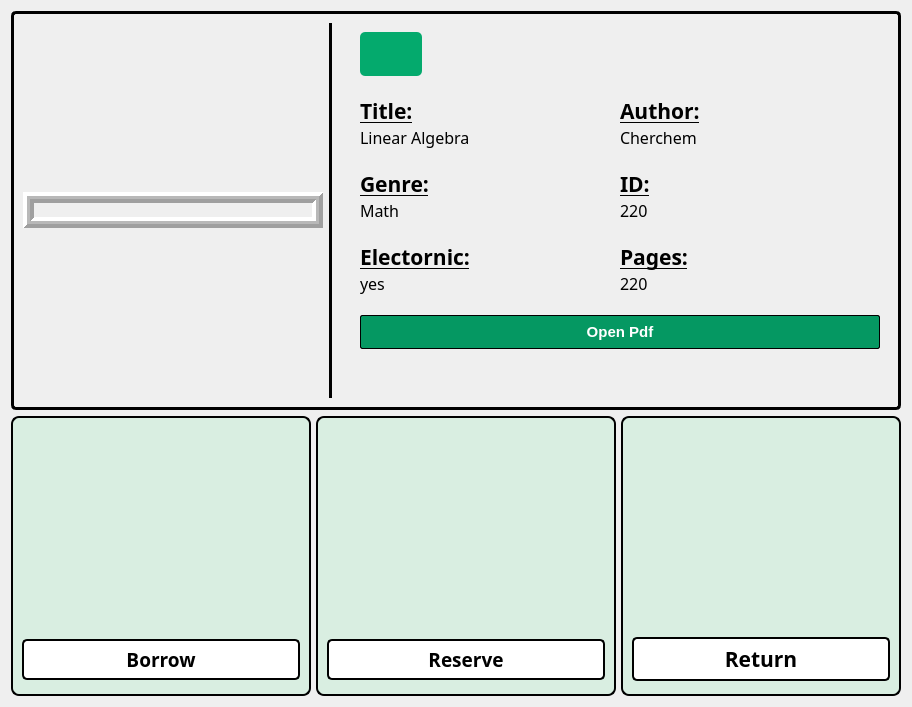
     <widget class="QWidget" name="ItemDetails">
      <layout class="QVBoxLayout" name="verticalLayout_15">
       <item>
        <widget class="QGroupBox" name="groupBox">
         <property name="minimumSize">
          <size>
           <width>0</width>
           <height>380</height>
          </size>
         </property>
         <property name="maximumSize">
          <size>
           <width>16777215</width>
           <height>500</height>
          </size>
         </property>
         <property name="palette">
          <palette>
           <active>
            <colorrole role="WindowText">
             <brush brushstyle="SolidPattern">
              <color alpha="255">
               <red>0</red>
               <green>0</green>
               <blue>0</blue>
              </color>
             </brush>
            </colorrole>
            <colorrole role="Button">
             <brush brushstyle="SolidPattern">
              <color alpha="255">
               <red>240</red>
               <green>244</green>
               <blue>227</blue>
              </color>
             </brush>
            </colorrole>
            <colorrole role="Text">
             <brush brushstyle="SolidPattern">
              <color alpha="255">
               <red>0</red>
               <green>0</green>
               <blue>0</blue>
              </color>
             </brush>
            </colorrole>
            <colorrole role="ButtonText">
             <brush brushstyle="SolidPattern">
              <color alpha="255">
               <red>0</red>
               <green>0</green>
               <blue>0</blue>
              </color>
             </brush>
            </colorrole>
            <colorrole role="Base">
             <brush brushstyle="SolidPattern">
              <color alpha="255">
               <red>240</red>
               <green>244</green>
               <blue>227</blue>
              </color>
             </brush>
            </colorrole>
            <colorrole role="Window">
             <brush brushstyle="SolidPattern">
              <color alpha="255">
               <red>240</red>
               <green>244</green>
               <blue>227</blue>
              </color>
             </brush>
            </colorrole>
            <colorrole role="PlaceholderText">
             <brush brushstyle="SolidPattern">
              <color alpha="128">
               <red>0</red>
               <green>0</green>
               <blue>0</blue>
              </color>
             </brush>
            </colorrole>
           </active>
           <inactive>
            <colorrole role="WindowText">
             <brush brushstyle="SolidPattern">
              <color alpha="255">
               <red>0</red>
               <green>0</green>
               <blue>0</blue>
              </color>
             </brush>
            </colorrole>
            <colorrole role="Button">
             <brush brushstyle="SolidPattern">
              <color alpha="255">
               <red>240</red>
               <green>244</green>
               <blue>227</blue>
              </color>
             </brush>
            </colorrole>
            <colorrole role="Text">
             <brush brushstyle="SolidPattern">
              <color alpha="255">
               <red>0</red>
               <green>0</green>
               <blue>0</blue>
              </color>
             </brush>
            </colorrole>
            <colorrole role="ButtonText">
             <brush brushstyle="SolidPattern">
              <color alpha="255">
               <red>0</red>
               <green>0</green>
               <blue>0</blue>
              </color>
             </brush>
            </colorrole>
            <colorrole role="Base">
             <brush brushstyle="SolidPattern">
              <color alpha="255">
               <red>240</red>
               <green>244</green>
               <blue>227</blue>
              </color>
             </brush>
            </colorrole>
            <colorrole role="Window">
             <brush brushstyle="SolidPattern">
              <color alpha="255">
               <red>240</red>
               <green>244</green>
               <blue>227</blue>
              </color>
             </brush>
            </colorrole>
            <colorrole role="PlaceholderText">
             <brush brushstyle="SolidPattern">
              <color alpha="128">
               <red>0</red>
               <green>0</green>
               <blue>0</blue>
              </color>
             </brush>
            </colorrole>
           </inactive>
           <disabled>
            <colorrole role="WindowText">
             <brush brushstyle="SolidPattern">
              <color alpha="255">
               <red>0</red>
               <green>0</green>
               <blue>0</blue>
              </color>
             </brush>
            </colorrole>
            <colorrole role="Button">
             <brush brushstyle="SolidPattern">
              <color alpha="255">
               <red>240</red>
               <green>244</green>
               <blue>227</blue>
              </color>
             </brush>
            </colorrole>
            <colorrole role="Text">
             <brush brushstyle="SolidPattern">
              <color alpha="255">
               <red>0</red>
               <green>0</green>
               <blue>0</blue>
              </color>
             </brush>
            </colorrole>
            <colorrole role="ButtonText">
             <brush brushstyle="SolidPattern">
              <color alpha="255">
               <red>0</red>
               <green>0</green>
               <blue>0</blue>
              </color>
             </brush>
            </colorrole>
            <colorrole role="Base">
             <brush brushstyle="SolidPattern">
              <color alpha="255">
               <red>240</red>
               <green>244</green>
               <blue>227</blue>
              </color>
             </brush>
            </colorrole>
            <colorrole role="Window">
             <brush brushstyle="SolidPattern">
              <color alpha="255">
               <red>240</red>
               <green>244</green>
               <blue>227</blue>
              </color>
             </brush>
            </colorrole>
            <colorrole role="PlaceholderText">
             <brush brushstyle="SolidPattern">
              <color alpha="128">
               <red>0</red>
               <green>0</green>
               <blue>0</blue>
              </color>
             </brush>
            </colorrole>
           </disabled>
          </palette>
         </property>
         <property name="styleSheet">
          <string notr="true">QGroupBox{
border:3px solid black;
border-radius:5px;
}</string>
         </property>
         <property name="title">
          <string/>
         </property>
         <layout class="QHBoxLayout" name="horizontalLayout_9">
          <item alignment="Qt::AlignmentFlag::AlignVCenter">
           <widget class="QFrame" name="frame">
            <property name="maximumSize">
             <size>
              <width>300</width>
              <height>500</height>
             </size>
            </property>
            <property name="styleSheet">
             <string notr="true"/>
            </property>
            <property name="frameShape">
             <enum>QFrame::Shape::Box</enum>
            </property>
            <property name="frameShadow">
             <enum>QFrame::Shadow::Raised</enum>
            </property>
            <property name="lineWidth">
             <number>4</number>
            </property>
            <property name="midLineWidth">
             <number>3</number>
            </property>
            <layout class="QVBoxLayout" name="verticalLayout_25" stretch="0">
             <property name="spacing">
              <number>0</number>
             </property>
             <property name="leftMargin">
              <number>0</number>
             </property>
             <property name="topMargin">
              <number>0</number>
             </property>
             <property name="rightMargin">
              <number>0</number>
             </property>
             <property name="bottomMargin">
              <number>0</number>
             </property>
             <item alignment="Qt::AlignmentFlag::AlignHCenter|Qt::AlignmentFlag::AlignVCenter">
              <widget class="QLabel" name="CoverPhoto">
               <property name="minimumSize">
                <size>
                 <width>0</width>
                 <height>0</height>
                </size>
               </property>
               <property name="maximumSize">
                <size>
                 <width>16777215</width>
                 <height>350</height>
                </size>
               </property>
               <property name="font">
                <font>
                 <strikeout>false</strikeout>
                </font>
               </property>
               <property name="frameShadow">
                <enum>QFrame::Shadow::Sunken</enum>
               </property>
               <property name="text">
                <string/>
               </property>
               <property name="pixmap">
                <pixmap resource="Resc.qrc">:/Pictures/Book Cover-01.svg</pixmap>
               </property>
               <property name="scaledContents">
                <bool>true</bool>
               </property>
               <property name="wordWrap">
                <bool>true</bool>
               </property>
               <property name="indent">
                <number>-1</number>
               </property>
              </widget>
             </item>
            </layout>
           </widget>
          </item>
          <item>
           <widget class="Line" name="line">
            <property name="styleSheet">
             <string notr="true">background-color:black;</string>
            </property>
            <property name="orientation">
             <enum>Qt::Orientation::Vertical</enum>
            </property>
           </widget>
          </item>
          <item>
           <spacer name="horizontalSpacer_4">
            <property name="orientation">
             <enum>Qt::Orientation::Horizontal</enum>
            </property>
            <property name="sizeType">
             <enum>QSizePolicy::Policy::Fixed</enum>
            </property>
            <property name="sizeHint" stdset="0">
             <size>
              <width>13</width>
              <height>20</height>
             </size>
            </property>
           </spacer>
          </item>
          <item>
           <layout class="QVBoxLayout" name="verticalLayout_24">
            <property name="spacing">
             <number>20</number>
            </property>
            <property name="leftMargin">
             <number>9</number>
            </property>
            <property name="topMargin">
             <number>9</number>
            </property>
            <property name="rightMargin">
             <number>9</number>
            </property>
            <property name="bottomMargin">
             <number>9</number>
            </property>
            <item alignment="Qt::AlignmentFlag::AlignLeft">
             <widget class="QPushButton" name="BackToLibrary">
              <property name="cursor">
               <cursorShape>PointingHandCursor</cursorShape>
              </property>
              <property name="styleSheet">
               <string notr="true">QPushButton {
    background-color: #04AA6D;
    color: white;
    padding: 15px;
    border-radius: 5px;
}

QPushButton:hover {
    background-color: #059862
;
}</string>
              </property>
              <property name="text">
               <string/>
              </property>
              <property name="icon">
               <iconset theme="QIcon::ThemeIcon::GoPrevious"/>
              </property>
             </widget>
            </item>
            <item>
             <layout class="QHBoxLayout" name="horizontalLayout_5">
              <property name="spacing">
               <number>0</number>
              </property>
              <item>
               <layout class="QVBoxLayout" name="verticalLayout_16">
                <property name="spacing">
                 <number>0</number>
                </property>
                <item>
                 <widget class="QLabel" name="label_10">
                  <property name="font">
                   <font>
                    <family>Montserrat</family>
                    <pointsize>16</pointsize>
                    <bold>true</bold>
                    <underline>true</underline>
                   </font>
                  </property>
                  <property name="styleSheet">
                   <string notr="true">color:black;</string>
                  </property>
                  <property name="text">
                   <string>Title:</string>
                  </property>
                 </widget>
                </item>
                <item>
                 <widget class="QLabel" name="DTitle">
                  <property name="font">
                   <font>
                    <family>Montserrat</family>
                    <pointsize>12</pointsize>
                   </font>
                  </property>
                  <property name="styleSheet">
                   <string notr="true">color:black;</string>
                  </property>
                  <property name="text">
                   <string>Linear Algebra</string>
                  </property>
                 </widget>
                </item>
               </layout>
              </item>
              <item>
               <layout class="QVBoxLayout" name="verticalLayout_17">
                <property name="spacing">
                 <number>0</number>
                </property>
                <item>
                 <widget class="QLabel" name="label_12">
                  <property name="font">
                   <font>
                    <family>Montserrat</family>
                    <pointsize>16</pointsize>
                    <bold>true</bold>
                    <underline>true</underline>
                   </font>
                  </property>
                  <property name="styleSheet">
                   <string notr="true">color:black;</string>
                  </property>
                  <property name="text">
                   <string>Author:</string>
                  </property>
                 </widget>
                </item>
                <item>
                 <widget class="QLabel" name="DAuthor">
                  <property name="font">
                   <font>
                    <family>Montserrat</family>
                    <pointsize>12</pointsize>
                   </font>
                  </property>
                  <property name="styleSheet">
                   <string notr="true">color:black;</string>
                  </property>
                  <property name="text">
                   <string>Cherchem</string>
                  </property>
                 </widget>
                </item>
               </layout>
              </item>
             </layout>
            </item>
            <item>
             <layout class="QHBoxLayout" name="horizontalLayout_8">
              <property name="spacing">
               <number>0</number>
              </property>
              <item>
               <layout class="QVBoxLayout" name="verticalLayout_18">
                <property name="spacing">
                 <number>0</number>
                </property>
                <item>
                 <widget class="QLabel" name="label_18">
                  <property name="font">
                   <font>
                    <family>Montserrat</family>
                    <pointsize>16</pointsize>
                    <bold>true</bold>
                    <underline>true</underline>
                   </font>
                  </property>
                  <property name="styleSheet">
                   <string notr="true">color:black;</string>
                  </property>
                  <property name="text">
                   <string>Genre:</string>
                  </property>
                 </widget>
                </item>
                <item>
                 <widget class="QLabel" name="DGenre">
                  <property name="font">
                   <font>
                    <family>Montserrat</family>
                    <pointsize>12</pointsize>
                   </font>
                  </property>
                  <property name="styleSheet">
                   <string notr="true">color:black;</string>
                  </property>
                  <property name="text">
                   <string>Math</string>
                  </property>
                 </widget>
                </item>
               </layout>
              </item>
              <item>
               <layout class="QVBoxLayout" name="verticalLayout_23">
                <property name="spacing">
                 <number>0</number>
                </property>
                <item>
                 <widget class="QLabel" name="label_28">
                  <property name="font">
                   <font>
                    <family>Montserrat</family>
                    <pointsize>16</pointsize>
                    <bold>true</bold>
                    <underline>true</underline>
                   </font>
                  </property>
                  <property name="styleSheet">
                   <string notr="true">color:black;</string>
                  </property>
                  <property name="text">
                   <string>ID:</string>
                  </property>
                 </widget>
                </item>
                <item>
                 <widget class="QLabel" name="DID">
                  <property name="font">
                   <font>
                    <family>Montserrat</family>
                    <pointsize>12</pointsize>
                   </font>
                  </property>
                  <property name="styleSheet">
                   <string notr="true">color:black;</string>
                  </property>
                  <property name="text">
                   <string>220</string>
                  </property>
                 </widget>
                </item>
               </layout>
              </item>
             </layout>
            </item>
            <item>
             <layout class="QHBoxLayout" name="horizontalLayout_7">
              <property name="spacing">
               <number>0</number>
              </property>
              <item>
               <layout class="QVBoxLayout" name="verticalLayout_22">
                <property name="spacing">
                 <number>0</number>
                </property>
                <item>
                 <widget class="QLabel" name="label_26">
                  <property name="font">
                   <font>
                    <family>Montserrat</family>
                    <pointsize>16</pointsize>
                    <bold>true</bold>
                    <underline>true</underline>
                   </font>
                  </property>
                  <property name="styleSheet">
                   <string notr="true">color:black;</string>
                  </property>
                  <property name="text">
                   <string>Electornic:</string>
                  </property>
                 </widget>
                </item>
                <item>
                 <widget class="QLabel" name="DEBookArticle">
                  <property name="font">
                   <font>
                    <family>Montserrat</family>
                    <pointsize>12</pointsize>
                   </font>
                  </property>
                  <property name="styleSheet">
                   <string notr="true">color:black;</string>
                  </property>
                  <property name="text">
                   <string>yes</string>
                  </property>
                 </widget>
                </item>
               </layout>
              </item>
              <item>
               <layout class="QVBoxLayout" name="verticalLayout_21">
                <property name="spacing">
                 <number>0</number>
                </property>
                <item>
                 <widget class="QLabel" name="Dpages">
                  <property name="font">
                   <font>
                    <family>Montserrat</family>
                    <pointsize>16</pointsize>
                    <bold>true</bold>
                    <underline>true</underline>
                   </font>
                  </property>
                  <property name="styleSheet">
                   <string notr="true">color:black;</string>
                  </property>
                  <property name="text">
                   <string>Pages:</string>
                  </property>
                 </widget>
                </item>
                <item>
                 <widget class="QLabel" name="Dpages2">
                  <property name="font">
                   <font>
                    <family>Montserrat</family>
                    <pointsize>12</pointsize>
                   </font>
                  </property>
                  <property name="styleSheet">
                   <string notr="true">color:black;</string>
                  </property>
                  <property name="text">
                   <string>220</string>
                  </property>
                 </widget>
                </item>
               </layout>
              </item>
             </layout>
            </item>
            <item>
             <widget class="QPushButton" name="OpenfileButton">
              <property name="font">
               <font>
                <pointsize>11</pointsize>
                <bold>true</bold>
               </font>
              </property>
              <property name="cursor">
               <cursorShape>PointingHandCursor</cursorShape>
              </property>
              <property name="styleSheet">
               <string notr="true">QPushButton{
background-color:#059862;
color:white;
border:1px solid black;
border-radius:2px;
padding:7px 5px;
}
QPushButton::hover{

background-color:#04AA6D;
}</string>
              </property>
              <property name="text">
               <string>Open Pdf</string>
              </property>
             </widget>
            </item>
            <item>
             <spacer name="verticalSpacer">
              <property name="orientation">
               <enum>Qt::Orientation::Vertical</enum>
              </property>
              <property name="sizeType">
               <enum>QSizePolicy::Policy::Expanding</enum>
              </property>
              <property name="sizeHint" stdset="0">
               <size>
                <width>20</width>
                <height>40</height>
               </size>
              </property>
             </spacer>
            </item>
           </layout>
          </item>
         </layout>
        </widget>
       </item>
       <item>
        <layout class="QHBoxLayout" name="horizontalLayout_4">
         <property name="spacing">
          <number>5</number>
         </property>
         <item>
          <widget class="QGroupBox" name="groupBox_4">
           <property name="minimumSize">
            <size>
             <width>300</width>
             <height>280</height>
            </size>
           </property>
           <property name="maximumSize">
            <size>
             <width>234234</width>
             <height>300</height>
            </size>
           </property>
           <property name="styleSheet">
            <string notr="true">background-color:#D9EEE1;
border:2px solid black;
border-radius:8px;</string>
           </property>
           <property name="title">
            <string/>
           </property>
           <layout class="QVBoxLayout" name="verticalLayout_14">
            <item alignment="Qt::AlignmentFlag::AlignHCenter">
             <widget class="QLabel" name="label_9">
              <property name="minimumSize">
               <size>
                <width>200</width>
                <height>200</height>
               </size>
              </property>
              <property name="maximumSize">
               <size>
                <width>200</width>
                <height>200</height>
               </size>
              </property>
              <property name="styleSheet">
               <string notr="true">border:none;</string>
              </property>
              <property name="text">
               <string/>
              </property>
              <property name="pixmap">
               <pixmap resource="Resc.qrc">:/Pictures/Hand holding pen-rafiki.svg</pixmap>
              </property>
              <property name="scaledContents">
               <bool>true</bool>
              </property>
             </widget>
            </item>
            <item>
             <widget class="QPushButton" name="BorrowButton">
              <property name="font">
               <font>
                <family>Montserrat</family>
                <pointsize>14</pointsize>
                <bold>true</bold>
               </font>
              </property>
              <property name="cursor">
               <cursorShape>PointingHandCursor</cursorShape>
              </property>
              <property name="styleSheet">
               <string notr="true">
QPushButton{
	background-color: #FFFFFF;
color:black;
padding:5px;
border-radius:5px;
}
QPushButton::hover{

background-color:#AED9A9;
}</string>
              </property>
              <property name="text">
               <string>Borrow</string>
              </property>
             </widget>
            </item>
           </layout>
          </widget>
         </item>
         <item>
          <widget class="QGroupBox" name="groupBox_2">
           <property name="minimumSize">
            <size>
             <width>300</width>
             <height>280</height>
            </size>
           </property>
           <property name="maximumSize">
            <size>
             <width>234234</width>
             <height>300</height>
            </size>
           </property>
           <property name="styleSheet">
            <string notr="true">background-color:#D9EEE1;
border:2px solid black;
border-radius:8px;</string>
           </property>
           <property name="title">
            <string/>
           </property>
           <layout class="QVBoxLayout" name="verticalLayout_5">
            <item alignment="Qt::AlignmentFlag::AlignHCenter">
             <widget class="QLabel" name="label_8">
              <property name="minimumSize">
               <size>
                <width>200</width>
                <height>200</height>
               </size>
              </property>
              <property name="maximumSize">
               <size>
                <width>200</width>
                <height>200</height>
               </size>
              </property>
              <property name="styleSheet">
               <string notr="true">border:none;</string>
              </property>
              <property name="text">
               <string/>
              </property>
              <property name="pixmap">
               <pixmap resource="Resc.qrc">:/Pictures/Hand holding pen-amico.svg</pixmap>
              </property>
              <property name="scaledContents">
               <bool>true</bool>
              </property>
             </widget>
            </item>
            <item>
             <widget class="QPushButton" name="ReserveButton">
              <property name="font">
               <font>
                <family>Montserrat</family>
                <pointsize>14</pointsize>
                <bold>true</bold>
               </font>
              </property>
              <property name="cursor">
               <cursorShape>PointingHandCursor</cursorShape>
              </property>
              <property name="styleSheet">
               <string notr="true">
QPushButton{
	background-color: #FFFFFF;
color:black;
padding:5px;
border-radius:5px;
}
QPushButton::hover{

background-color:#AED9A9;
}</string>
              </property>
              <property name="text">
               <string>Reserve</string>
              </property>
             </widget>
            </item>
           </layout>
          </widget>
         </item>
         <item>
          <widget class="QGroupBox" name="groupBox_7">
           <property name="minimumSize">
            <size>
             <width>280</width>
             <height>0</height>
            </size>
           </property>
           <property name="maximumSize">
            <size>
             <width>234234</width>
             <height>300</height>
            </size>
           </property>
           <property name="styleSheet">
            <string notr="true">background-color:#D9EEE1;
border:2px solid black;
border-radius:8px;</string>
           </property>
           <property name="title">
            <string/>
           </property>
           <layout class="QVBoxLayout" name="verticalLayout_27">
            <item alignment="Qt::AlignmentFlag::AlignHCenter">
             <widget class="QLabel" name="label_17">
              <property name="maximumSize">
               <size>
                <width>200</width>
                <height>200</height>
               </size>
              </property>
              <property name="styleSheet">
               <string notr="true">border:none;</string>
              </property>
              <property name="text">
               <string/>
              </property>
              <property name="pixmap">
               <pixmap resource="Resc.qrc">:/Pictures/Return.svg</pixmap>
              </property>
              <property name="scaledContents">
               <bool>true</bool>
              </property>
             </widget>
            </item>
            <item>
             <widget class="QPushButton" name="ReturnButton_3">
              <property name="font">
               <font>
                <family>Montserrat</family>
                <pointsize>16</pointsize>
                <bold>true</bold>
               </font>
              </property>
              <property name="cursor">
               <cursorShape>PointingHandCursor</cursorShape>
              </property>
              <property name="styleSheet">
               <string notr="true">
QPushButton{
	background-color: #FFFFFF;
color:black;
padding:5px;
border-radius:5px;
}
QPushButton::hover{

background-color:#AED9A9;
}</string>
              </property>
              <property name="text">
               <string>Return</string>
              </property>
             </widget>
            </item>
           </layout>
          </widget>
         </item>
        </layout>
       </item>
      </layout>
     </widget>
